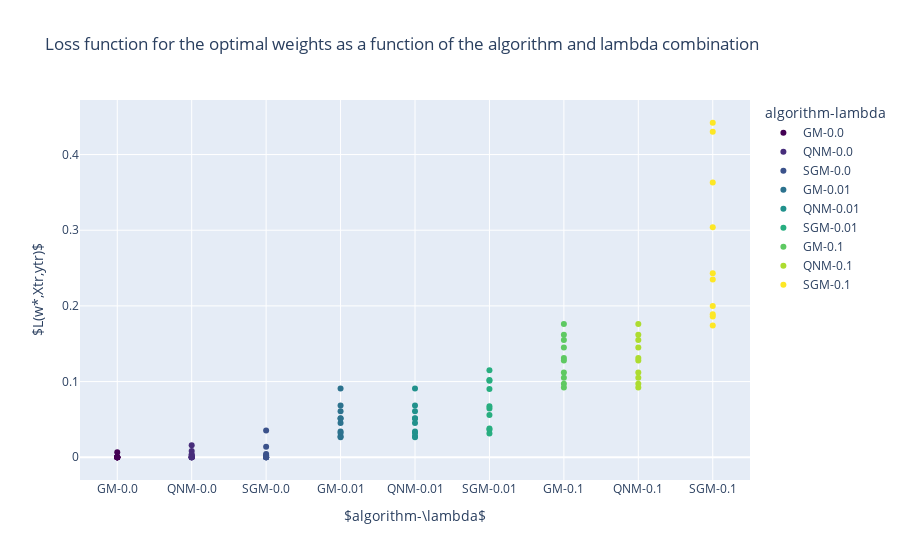

The cell this chart's notebook holds for it:
### Code cell
# plot a scatter plot of L* as a function of la
fig = px.scatter(df, x='algorithm-lambda', y='L*',
                    title='Loss function for the optimal weights as a function of the algorithm and lambda combination',
                    color='algorithm-lambda',
                    color_discrete_sequence =['#440154', '#472d7b', '#3b528b', '#2c728e', '#21918c', '#28ae80', '#5ec962', '#addc30', '#fde725'])
fig.update_layout(
    xaxis_title=r'$algorithm-\lambda$',
    yaxis_title=r'$L(w*,Xtr,ytr)$',
    xaxis_type='category'
)
fig.show()
# save the figure
fig.write_image("Images/L_for_al-la.png")

### Figure 1 — Plotly figure (JSON) as saved in the notebook; plotly's stock layout.template omitted (floating-point values rounded to 4 significant figures)
{"data": [{"hovertemplate": "algorithm-lambda=%{x}<br>L*=%{y}<extra></extra>", "legendgroup": "GM-0.0", "marker": {"color": "#440154", "symbol": "circle"}, "mode": "markers", "name": "GM-0.0", "orientation": "v", "showlegend": true, "type": "scatter", "x": ["GM-0.0", "GM-0.0", "GM-0.0", "GM-0.0", "GM-0.0", "GM-0.0", "GM-0.0", "GM-0.0", "GM-0.0", "GM-0.0"], "xaxis": "x", "y": [5.72e-07, 1.26e-06, 0.000137, 5e-07, 5.5e-07, 1.28e-06, 7.13e-07, 0.00646, 1.11e-05, 7.96e-07], "yaxis": "y"}, {"hovertemplate": "algorithm-lambda=%{x}<br>L*=%{y}<extra></extra>", "legendgroup": "QNM-0.0", "marker": {"color": "#472d7b", "symbol": "circle"}, "mode": "markers", "name": "QNM-0.0", "orientation": "v", "showlegend": true, "type": "scatter", "x": ["QNM-0.0", "QNM-0.0", "QNM-0.0", "QNM-0.0", "QNM-0.0", "QNM-0.0", "QNM-0.0", "QNM-0.0", "QNM-0.0", "QNM-0.0"], "xaxis": "x", "y": [2.91e-50, 1.66e-11, 0.00813, 1.02e-08, 1.52e-07, 0.00258, 2.25e-39, 0.016, 0.004, 1.23e-11], "yaxis": "y"}, {"hovertemplate": "algorithm-lambda=%{x}<br>L*=%{y}<extra></extra>", "legendgroup": "SGM-0.0", "marker": {"color": "#3b528b", "symbol": "circle"}, "mode": "markers", "name": "SGM-0.0", "orientation": "v", "showlegend": true, "type": "scatter", "x": ["SGM-0.0", "SGM-0.0", "SGM-0.0", "SGM-0.0", "SGM-0.0", "SGM-0.0", "SGM-0.0", "SGM-0.0", "SGM-0.0", "SGM-0.0"], "xaxis": "x", "y": [1.41e-05, 0.00271, 0.0139, 1.16e-05, 1.44e-05, 0.00101, 1.69e-05, 0.0352, 0.00421, 3.33e-05], "yaxis": "y"}, {"hovertemplate": "algorithm-lambda=%{x}<br>L*=%{y}<extra></extra>", "legendgroup": "GM-0.01", "marker": {"color": "#2c728e", "symbol": "circle"}, "mode": "markers", "name": "GM-0.01", "orientation": "v", "showlegend": true, "type": "scatter", "x": ["GM-0.01", "GM-0.01", "GM-0.01", "GM-0.01", "GM-0.01", "GM-0.01", "GM-0.01", "GM-0.01", "GM-0.01", "GM-0.01"], "xaxis": "x", "y": [0.0276, 0.0515, 0.0684, 0.0263, 0.0339, 0.0452, 0.0321, 0.0909, 0.0609, 0.0513], "yaxis": "y"}, {"hovertemplate": "algorithm-lambda=%{x}<br>L*=%{y}<extra></extra>", "legendgroup": "QNM-0.01", "marker": {"color": "#21918c", "symbol": "circle"}, "mode": "markers", "name": "QNM-0.01", "orientation": "v", "showlegend": true, "type": "scatter", "x": ["QNM-0.01", "QNM-0.01", "QNM-0.01", "QNM-0.01", "QNM-0.01", "QNM-0.01", "QNM-0.01", "QNM-0.01", "QNM-0.01", "QNM-0.01"], "xaxis": "x", "y": [0.0276, 0.0515, 0.0684, 0.0263, 0.0339, 0.0452, 0.0321, 0.0909, 0.0609, 0.0513], "yaxis": "y"}, {"hovertemplate": "algorithm-lambda=%{x}<br>L*=%{y}<extra></extra>", "legendgroup": "SGM-0.01", "marker": {"color": "#28ae80", "symbol": "circle"}, "mode": "markers", "name": "SGM-0.01", "orientation": "v", "showlegend": true, "type": "scatter", "x": ["SGM-0.01", "SGM-0.01", "SGM-0.01", "SGM-0.01", "SGM-0.01", "SGM-0.01", "SGM-0.01", "SGM-0.01", "SGM-0.01", "SGM-0.01"], "xaxis": "x", "y": [0.0314, 0.0903, 0.101, 0.0362, 0.0557, 0.0645, 0.0379, 0.115, 0.102, 0.0673], "yaxis": "y"}, {"hovertemplate": "algorithm-lambda=%{x}<br>L*=%{y}<extra></extra>", "legendgroup": "GM-0.1", "marker": {"color": "#5ec962", "symbol": "circle"}, "mode": "markers", "name": "GM-0.1", "orientation": "v", "showlegend": true, "type": "scatter", "x": ["GM-0.1", "GM-0.1", "GM-0.1", "GM-0.1", "GM-0.1", "GM-0.1", "GM-0.1", "GM-0.1", "GM-0.1", "GM-0.1"], "xaxis": "x", "y": [0.0971, 0.131, 0.162, 0.0923, 0.112, 0.128, 0.105, 0.176, 0.155, 0.145], "yaxis": "y"}, {"hovertemplate": "algorithm-lambda=%{x}<br>L*=%{y}<extra></extra>", "legendgroup": "QNM-0.1", "marker": {"color": "#addc30", "symbol": "circle"}, "mode": "markers", "name": "QNM-0.1", "orientation": "v", "showlegend": true, "type": "scatter", "x": ["QNM-0.1", "QNM-0.1", "QNM-0.1", "QNM-0.1", "QNM-0.1", "QNM-0.1", "QNM-0.1", "QNM-0.1", "QNM-0.1", "QNM-0.1"], "xaxis": "x", "y": [0.0971, 0.131, 0.162, 0.0923, 0.112, 0.128, 0.105, 0.176, 0.155, 0.145], "yaxis": "y"}, {"hovertemplate": "algorithm-lambda=%{x}<br>L*=%{y}<extra></extra>", "legendgroup": "SGM-0.1", "marker": {"color": "#fde725", "symbol": "circle"}, "mode": "markers", "name": "SGM-0.1", "orientation": "v", "showlegend": true, "type": "scatter", "x": ["SGM-0.1", "SGM-0.1", "SGM-0.1", "SGM-0.1", "SGM-0.1", "SGM-0.1", "SGM-0.1", "SGM-0.1", "SGM-0.1", "SGM-0.1"], "xaxis": "x", "y": [0.2, 0.186, 0.43, 0.174, 0.243, 0.304, 0.189, 0.235, 0.442, 0.363], "yaxis": "y"}], "layout": {"legend": {"title": {"text": "algorithm-lambda"}, "tracegroupgap": 0}, "title": {"text": "Loss function for the optimal weights as a function of the algorithm and lambda combination"}, "xaxis": {"anchor": "y", "categoryarray": ["GM-0.0", "QNM-0.0", "SGM-0.0", "GM-0.01", "QNM-0.01", "SGM-0.01", "GM-0.1", "QNM-0.1", "SGM-0.1"], "categoryorder": "array", "domain": [0, 1], "title": {"text": "$algorithm-\\lambda$"}, "type": "category"}, "yaxis": {"anchor": "x", "domain": [0, 1], "title": {"text": "$L(w*,Xtr,ytr)$"}}}}
